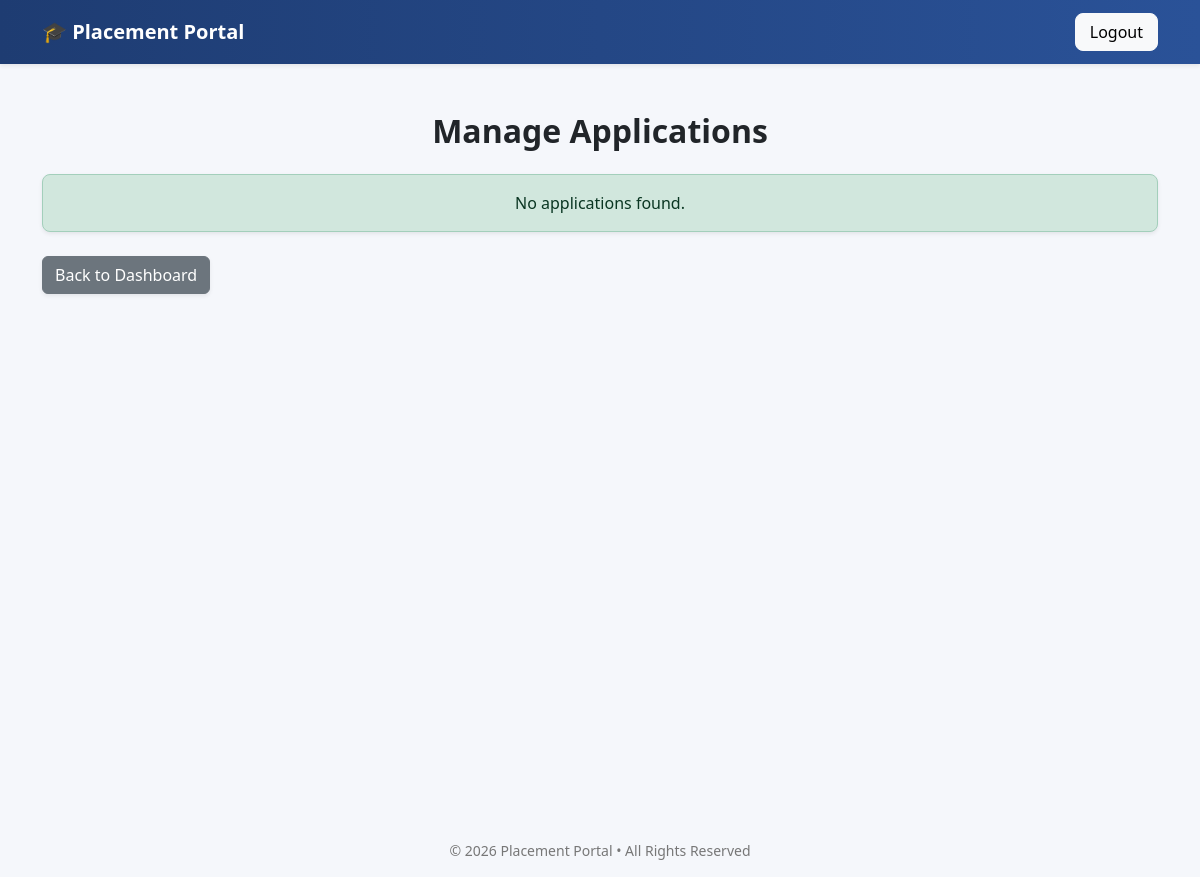
Before: /admin/manage_applications (signed in) with the older database file.
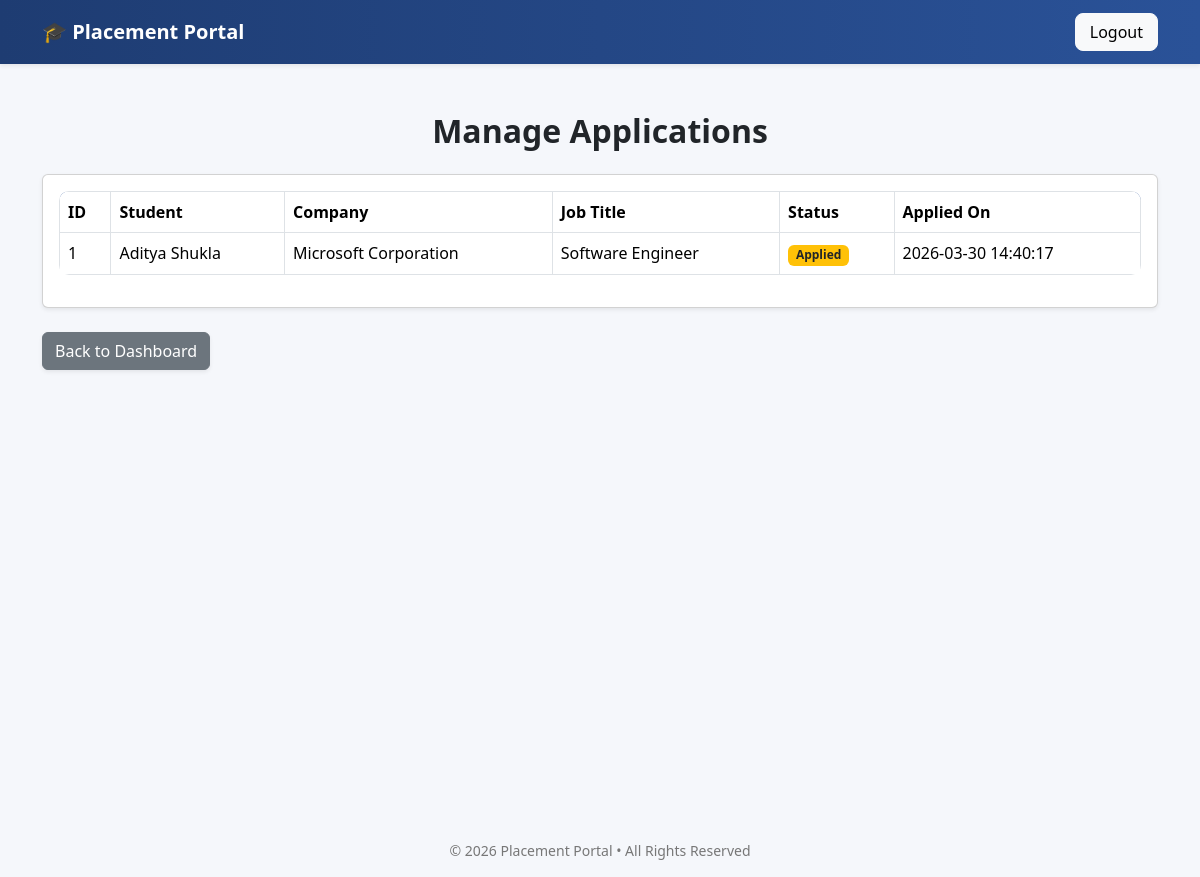
After: the same page with the newer database file.
### tables this page shows
CREATE TABLE applications(
        id INTEGER PRIMARY KEY AUTOINCREMENT,
        student_id INTEGER NOT NULL,
        job_id INTEGER NOT NULL,
        applied_on TIMESTAMP DEFAULT CURRENT_TIMESTAMP,
        status TEXT CHECK(status in ('Applied','Interview','Shortlisted','Selected','Rejected','Placed')) DEFAULT 'Applied' NOT NULL,
        UNIQUE(student_id, job_id),
        FOREIGN KEY (student_id) REFERENCES students(id)
        ON DELETE CASCADE 
        ON UPDATE CASCADE,
        FOREIGN KEY (job_id) REFERENCES jobs(id)
        ON DELETE CASCADE 
        ON UPDATE CASCADE
    );

CREATE TABLE students(
        id INTEGER PRIMARY KEY AUTOINCREMENT,
        name TEXT NOT NULL,
        email TEXT UNIQUE NOT NULL,
        age INTEGER NOT NULL,
        gender TEXT CHECK(gender in ('Male','Female','Other')) NOT NULL,
        hashed_password TEXT NOT NULL,
        resume_path TEXT,
        skills TEXT,
        branch TEXT NOT NULL,
        cgpa REAL CHECK(cgpa BETWEEN 0 AND 10) DEFAULT 0,
        is_active INTEGER DEFAULT 1 NOT NULL,
        created_at TIMESTAMP DEFAULT CURRENT_TIMESTAMP
    );

CREATE TABLE companies(
        id INTEGER PRIMARY KEY AUTOINCREMENT,
        company_name TEXT NOT NULL,
        email TEXT UNIQUE NOT NULL,
        hashed_password TEXT NOT NULL,
        hr_contact TEXT NOT NULL,
        website TEXT,
        approval_status TEXT CHECK(approval_status IN ('Pending','Approved','Rejected')) DEFAULT 'Pending' NOT NULL,
        is_blacklisted INTEGER DEFAULT 0 NOT NULL,
        created_at TIMESTAMP DEFAULT CURRENT_TIMESTAMP
    );

CREATE TABLE jobs(
        id INTEGER PRIMARY KEY AUTOINCREMENT,
        company_id INTEGER NOT NULL,
        title TEXT NOT NULL,
        description TEXT NOT NULL,
        eligibility_criteria TEXT NOT NULL,
        deadline TEXT NOT NULL,
        required_skills TEXT,
        experience_required TEXT,
        salary_range TEXT,
        job_type TEXT CHECK(job_type IN ('Full-time','Internship','Contract')) DEFAULT 'Full-time',
        location TEXT,
        status TEXT CHECK(status in ('Pending','Approved','Closed')) DEFAULT 'Pending' NOT NULL,
        created_at TIMESTAMP DEFAULT CURRENT_TIMESTAMP,
        FOREIGN KEY (company_id) REFERENCES companies(id)
        ON DELETE CASCADE
        ON UPDATE CASCADE
    );

### app.py (the view)
@app.route("/admin/manage_applications") # Admin manage applications Page
@login_required
def manage_applications():
    if current_user.role != "admin":
       flash("Unauthorized access")
       return redirect(url_for("login"))
    con=sqlite3.connect("placement.db")
    cur=con.cursor()
    cur.execute("""
        SELECT applications.id,students.name,companies.company_name,
                jobs.title,applications.status,applications.applied_on
                FROM applications JOIN students ON applications.student_id =
                students.id JOIN jobs ON applications.job_id = jobs.id
                JOIN companies ON jobs.company_id = companies.id

    """)
    applications=cur.fetchall()
    con.close()
    return render_template("manage_applications.html",applications=applications)

### app.py (called while the page is built)
@login_manager.user_loader # Company user loader page
def load_user(user_id):
    try:
        role, actual_id = user_id.split("-")
        return User(int(actual_id), role)
    except (ValueError, AttributeError):
        return None

### templates/manage_applications.html (shortened to what this page needs)
{% extends "base.html" %}
{% block content %}
<div class="container mt-5">
    <h2 class="mb-4 text-center">Manage Applications</h2>
    {% if applications %}
        <div class="card shadow-sm">
            <div class="card-body">
                <div class="table-responsive">
                    <table class="table table-bordered align-middle">
                        <thead>
                            <tr>
                                <th>ID</th>
                                <th>Student</th>
                                <th>Company</th>
                                <th>Job Title</th>
                                <th>Status</th>
                                <th>Applied On</th>
                            </tr>
                        </thead>
                        <tbody>
                            {% for app in applications %}
                            <tr>
                                <td>{{ app[0] }}</td>
                                <td>{{ app[1] }}</td>
                                <td>{{ app[2] }}</td>
                                <td>{{ app[3] }}</td>
                                <td>
                                    {% if app[4] == "Selected" %}
                                        <span class="badge bg-success">Selected</span>
                                    {% elif app[4] == "Rejected" %}
                                        <span class="badge bg-danger">Rejected</span>
                                    {% elif app[4] == "Shortlisted" %}
                                        <span class="badge bg-primary">Shortlisted</span>
                                    {% else %}
                                        <span class="badge bg-warning text-dark">Applied</span>
                                    {% endif %}
                                </td>
                                <td>{{ app[5] }}</td>
                            </tr>
                            {% endfor %}
                        </tbody>
                    </table>
                </div>
            </div>
        </div>
    {% else %}
        <div class="alert alert-success text-center shadow-sm">
            No applications found.
        </div>
    {% endif %}
    <div class="mt-4">
        <a href="{{ url_for('admin_dashboard') }}" class="btn btn-secondary shadow-sm">
            Back to Dashboard
        </a>
    </div>
</div>
{% endblock %}

Changed rows visible on the page:
added applications: id "1", name "Aditya Shukla", company_name "Microsoft Corporation", title "Software Engineer", status "Applied", applied_on "2026-03-30 14:40:17"
Other visible differences:
text no longer shown: "No applications found."
text now shown: "ID Student Company Job Title Status Applied On"
